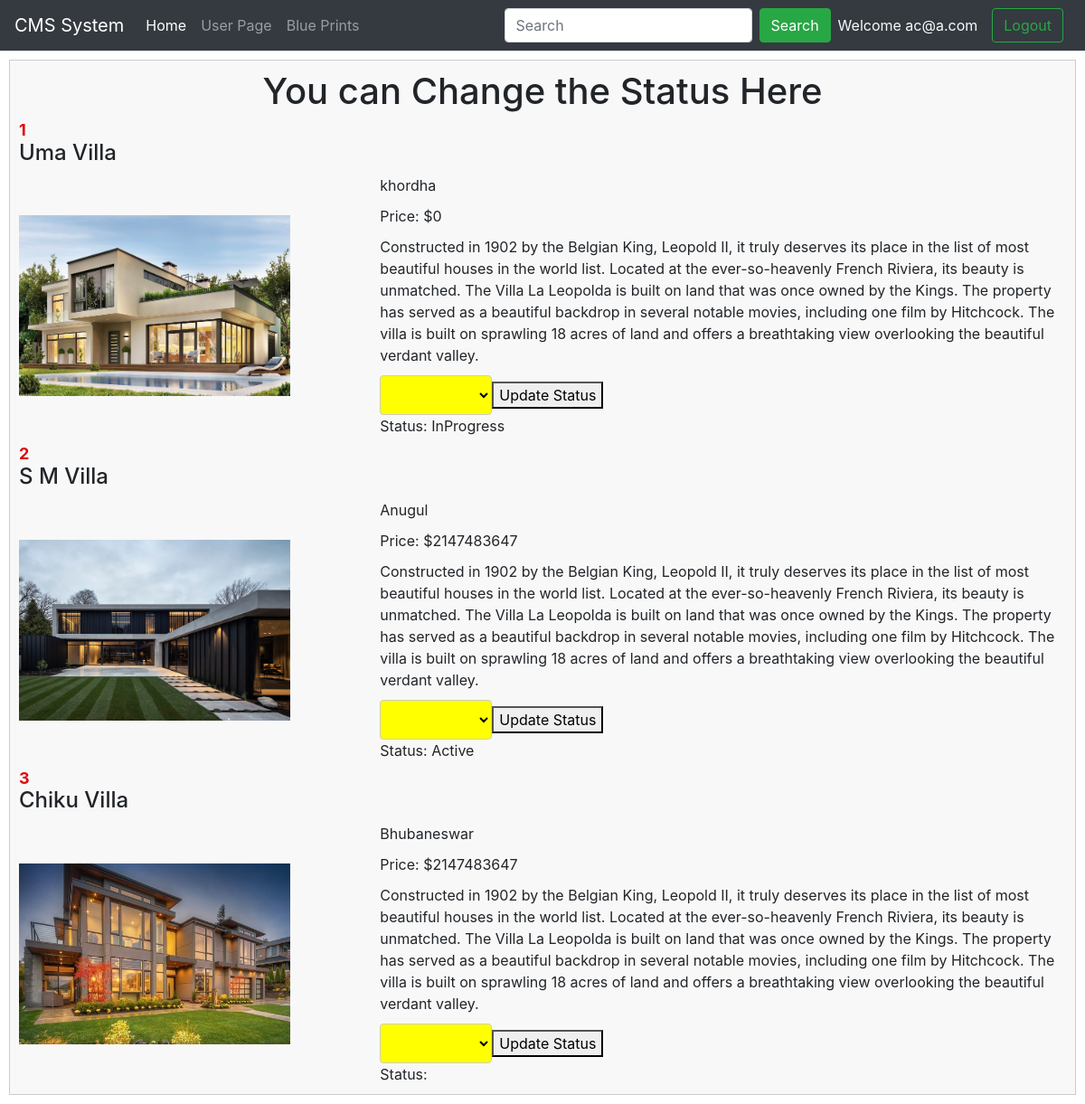
The app's page /userpage.php (signed in) with its own data.
### tables this page shows
CREATE TABLE `data` (
  `sno` int(11) NOT NULL,
  `name` varchar(256) NOT NULL,
  `image` varchar(355) NOT NULL,
  `location` varchar(1200) NOT NULL,
  `price` int(11) NOT NULL,
  `description` varchar(2566) NOT NULL,
  `status` varchar(255) NOT NULL
);

### userpage.php (the view, shortened to what this page needs)
<?php
$servername = "localhost";
$username = "root";
$password = "";
$database = "cmssystem";
$conn = mysqli_connect($servername, $username, $password, $database);
?>
<!DOCTYPE html>
<html lang="en">
<head>
    <link rel="stylesheet" href="https://cdn.jsdelivr.net/npm/bootstrap@4.3.1/dist/css/bootstrap.min.css"
>
    <link rel="stylesheet" href="style.css">
</head>
<body>
<?php include 'header.php';?>
<?php
if (isset($_SESSION['loggedin']) && $_SESSION['loggedin'] == true) {
    echo '<div class="property">';
    $sql = "SELECT * FROM `data`";
    $result = mysqli_query($conn, $sql);
    $index = 0;
   echo"<h1 class='text-center'>You can Change the Status Here</h1>";
 while ($row = mysqli_fetch_assoc($result)) {
        $sno =  $row['sno'] ;
        $index = $index+1;
        echo "
        <h2 class='property-sno'>" . $index . "</h2>
              <h2 class='property-name'>" . $row['name'] . "</h2>
              <div class='property-details'>
                  <div class='property-image'>
                      <img style='height:200px; width:300px;' src='" . $row['image'] . "' alt='image description'>
                  </div>
                  <div class='property-info'>
                      <p class='property-location'>" . $row['location'] . "</p>
                      <p class='property-price'>Price: $" . $row['price'] . "</p>
                      <p class='property-description'>" . $row['description'] . "</p>
                      <div class='property-buttons'>";
        if ($_SESSION['role'] === 'admin') {
            echo '<form method="post" action="userpage.php">';
            echo '<select class="bik" id="dropdown' . $sno . '" name="statusEdit">';
            echo '<option value="option1"></option>';
            echo '<option value="Pending">Pending</option>';
            echo '<option value="InProgress">InProgress</option>';
            echo '<option value="Active">Active</option>';
            echo '<option value="Done">Done</option>';
            echo '</select>';
            echo '<button type="submit" class="update-status-button" data-sno="' . $sno . '">Update Status</button>';
            echo '<div id="selectedOption' . $sno . '">Status: ' . $row['status'] . '</div>';
            echo '<input type="hidden" name="snoEdit" value="' . $sno . '">';
            echo '</form>';
        } else {
            echo '<form method="post" action="userpage.php">';
            echo '<select class="bik" id="dropdown' . $sno . '" name="statusEdit">';
            echo '<option value="option1"></option>';
            echo '<option value="Pending">Pending</option>';
            echo '</select>';
            echo '<button type="submit" class="update-status-button" data-sno="' . $sno . '">Update Status</button>';
            echo '<div id="selectedOption' . $sno . '">Status: ' . $row['status'] . '</div>';
            echo '</form>';
        }
        echo "</div>
              </div>
          </div>";
    }
    echo '</div>';
}
?>
</body>
</html>

### style.css (style rules this page uses)
body, h2, p { margin: 0; padding: 0; }
.property { border: 1px solid #ccc; margin: 10px; padding: 10px; background-color: #f8f8f8; }
.property-name { font-size: 24px; margin-bottom: 10px; }
.property-details { display: flex; align-items: center; }
.property-image { flex: 1; margin-right: 20px; }
.property-image img { max-width: 100%; height: auto; }
.property-info { flex: 2; }
.property-location, .property-price, .property-description { margin-bottom: 10px; }
.property-buttons { display: inline; margin-top: 10px; }
.property-sno { font-size: 18px; font-weight: bold; color: #de0c0c; margin-top: 8px; }

### userpage.php (style rules this page uses)
select { padding: 10px; font-size: 16px; border: 1px solid #ccc; border-radius: 4px; outline: none; }
.bik { background-color: yellow; }

### records on screen
data: name "Uma Villa", image (picture), location "khordha", price "0", description "Constructed in 1902 by the Belgian King, Leopold II, it truly deserves its place in the list of most beautiful houses in the world list. Located at the ever-so-heavenly French Riviera, its beauty is unmatched. The Villa La Leopolda is built on land that was once owned by the Kings. The property has served as a beautiful backdrop in several notable movies, including one film by Hitchcock. The villa is built on sprawling 18 acres of land and offers a breathtaking view overlooking the beautiful verdant valley.", status "InProgress"
data: name "S M Villa", image (picture), location "Anugul", price "2147483647", description "Constructed in 1902 by the Belgian King, Leopold II, it truly deserves its place in the list of most beautiful houses in the world list. Located at the ever-so-heavenly French Riviera, its beauty is unmatched. The Villa La Leopolda is built on land that was once owned by the Kings. The property has served as a beautiful backdrop in several notable movies, including one film by Hitchcock. The villa is built on sprawling 18 acres of land and offers a breathtaking view overlooking the beautiful verdant valley.", status "Active"
data: name "Chiku Villa", image (picture), location "Bhubaneswar", price "2147483647", description "Constructed in 1902 by the Belgian King, Leopold II, it truly deserves its place in the list of most beautiful houses in the world list. Located at the ever-so-heavenly French Riviera, its beauty is unmatched. The Villa La Leopolda is built on land that was once owned by the Kings. The property has served as a beautiful backdrop in several notable movies, including one film by Hitchcock. The villa is built on sprawling 18 acres of land and offers a breathtaking view overlooking the beautiful verdant valley."

### other values on screen
$_SESSION['useremail'] "ac@a.com"
